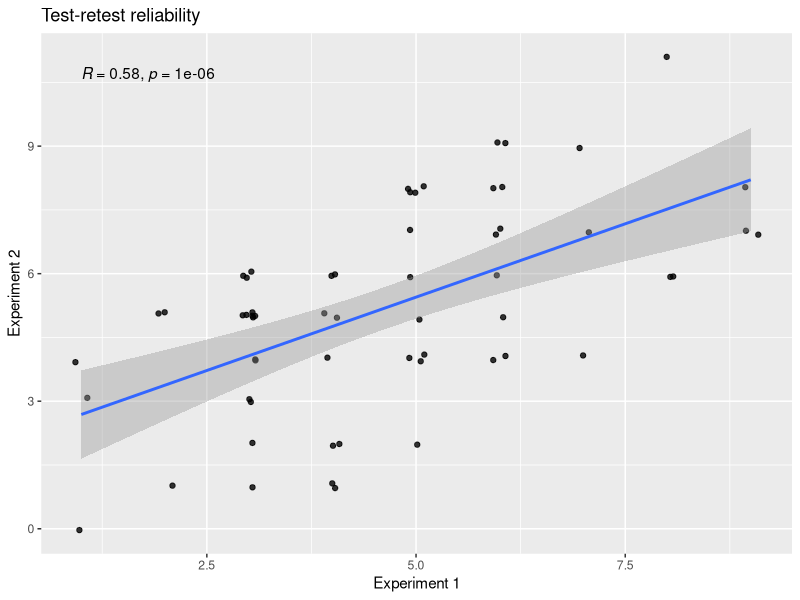
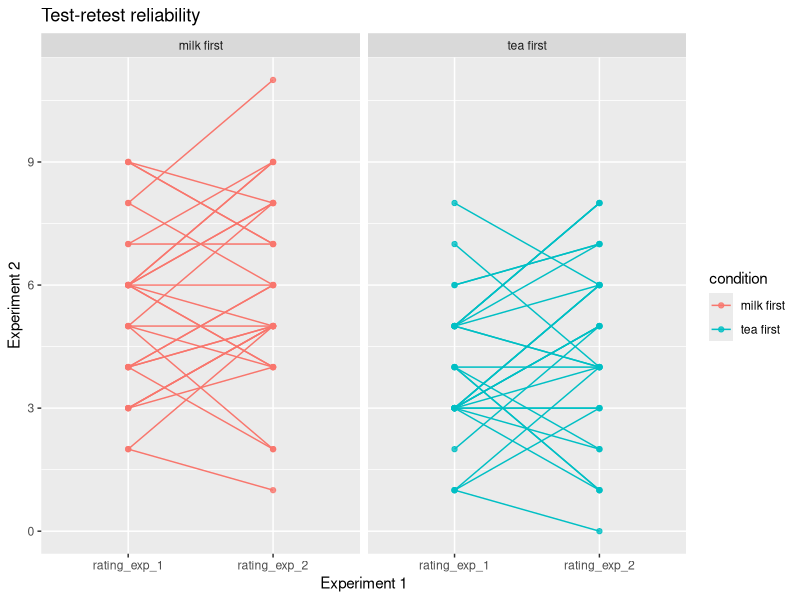

Generate these figures, in order, with R:
## ---- chunk 1
library(tidyverse)
library(ggplot2) # plotting

## ---- chunk 2
set.seed(123) # good practice to set a random seed, or else different runs get you different results
## ---- chunk 3
make_tea_data <- function(n_total = 48,
                          sigma = 1.25,
                          delta = 1.5) {
  n_half <- n_total / 2
  tibble(condition = c(rep("milk first", n_half), rep("tea first", n_half)),
         rating = c(round(
           rnorm(n_half, mean = 3.5 + delta, sd = sigma)
         ),
         round(rnorm(
           n_half, mean = 3.5, sd = sigma
         )))) |>
    mutate(rating = if_else(rating > 10, 10, rating),
           # truncate if greater than max/min of rating scale
           rating = if_else(rating < 1, 1, rating)) |>
  rownames_to_column() %>% # added for this excercise
  rename(sub_num = rowname)
}
## ---- chunk 4
# YOUR CODE HERE
this_tea_data <- make_tea_data(n_total = 60, delta = 2, sigma = 2) 

## ---- chunk 5
# YOUR CODE HERE
to_sample = -3:3
all_tea_data <- this_tea_data %>%
  rowwise() %>%
  rename(rating_exp_1 = rating) %>%
  mutate(difference = sample(to_sample,1)) %>%
  mutate(rating_exp_2 = rating_exp_1 + difference)
## ---- chunk 6
# YOUR CODE HERE
ggplot(all_tea_data, aes(x=rating_exp_1, y=rating_exp_2)) +
  geom_jitter(alpha=.8, height=.1, width=.1) +
  ylab('Experiment 2') +
  xlab('Experiment 1') +
  ggtitle('Test-retest reliability') +
  geom_smooth(method='lm') +
  ggpubr::stat_cor(method='pearson')
## ---- chunk 7
cor.test(all_tea_data$rating_exp_1, all_tea_data$rating_exp_2)
## ---- chunk 8
# Make new, longer dataframe - your code here
all_tea_data_longer <- all_tea_data %>%
  pivot_longer(cols = c('rating_exp_1','rating_exp_2'), names_to = "experiment", values_to='rating')
## ---- chunk 9
ggplot(all_tea_data_longer, aes(x=experiment, y=rating, col=condition)) +
  geom_point(alpha=.8) +
  geom_line(aes(group=sub_num)) +
  ylab('Experiment 2') +
  xlab('Experiment 1') +
  ggtitle('Test-retest reliability') +
  facet_wrap(~condition)
## ---- chunk 10

to_sample = -4:4
simulated_data <- make_tea_data(n_total = 100, delta = 2, sigma = 5) %>%
  rowwise() %>%
  rename(rating_exp_1 = rating) %>%
  mutate(difference_between_experiments = sample(to_sample,1)) %>%
  mutate(rating_exp_2 = rating_exp_1 + difference_between_experiments)


cor.test(simulated_data$rating_exp_1, simulated_data$rating_exp_2)
## ---- chunk 11
##
first_half <- this_tea_data %>%
  group_by(condition) %>%
  sample_frac(.5)

second_half <- this_tea_data %>%
  group_by(condition) %>%
  anti_join(first_half)

split_half_correlation = cor.test(second_half$rating, first_half$rating)
split_half_correlation_out = split_half_correlation$estimate
## ---- chunk 12
corrected = (2*split_half_correlation_out) / (1+split_half_correlation_out)
